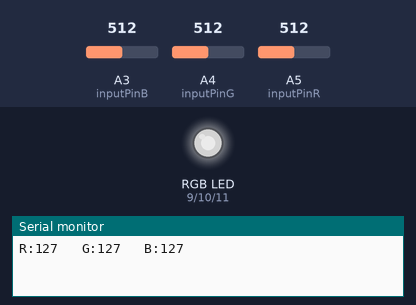
This sketch was run on a simulated Arduino Uno, built with avr-gcc and run on an emulated ATmega328P. On the bench: an RGB LED mixed from three pins (HIGH = lit), the last lines printed to the serial monitor. Inputs (shaded band) come from the test bench; at power-on: A3 (inputPinB) = 512, A4 (inputPinG) = 512, A5 (inputPinR) = 512. Dim RGB values are drawn brighter than linear.

Above: at 1.2 s.
1.3 s: A3 (inputPinB) set to 716
At 1.8 s:
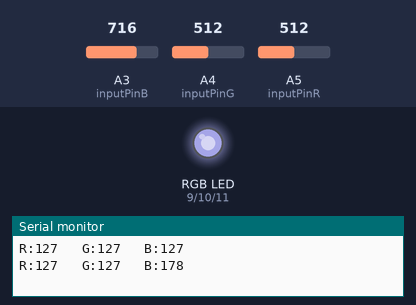
2.8 s: A4 (inputPinG) set to 716
At 4.0 s:
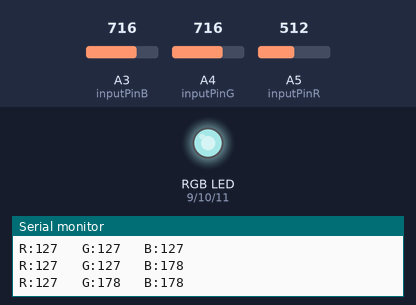
4.3 s: A5 (inputPinR) set to 716
At 5.3 s:
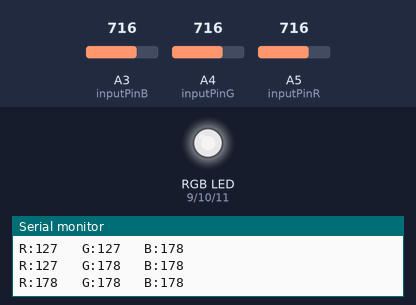
5.8 s: A3 (inputPinB) set to 900
At 6.4 s:
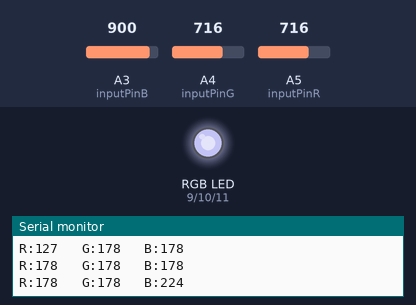
7.3 s: A4 (inputPinG) set to 900
At 7.6 s:
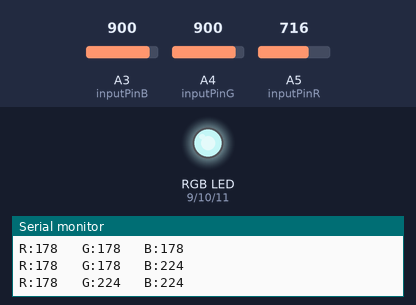
8.8 s: A5 (inputPinR) set to 900
At 9.9 s:
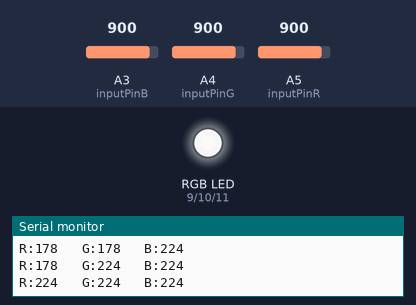
Timing chart, 0 to 11.3 s (numbered marks = the images above; inputs shaded):
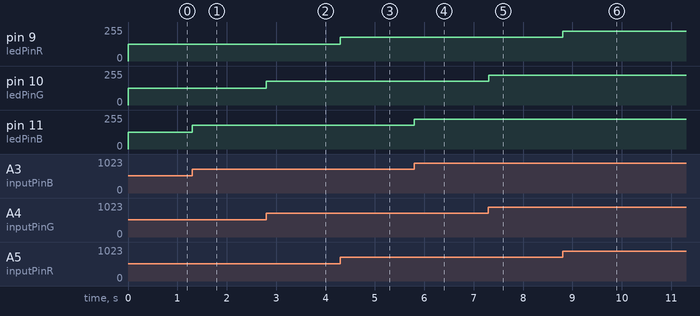

The sketch:

RGB_LED_potentiometer.ino
```cpp
// Pins for the 3 LED channels (R, G, B)
const int ledPinR = 9;
const int ledPinG = 10;
const int ledPinB = 11;

// Pins for the 3 potentiometer inputs (analog)
const int inputPinR = A5;
const int inputPinG = A4;
const int inputPinB = A3;

// Potentiometer values
int inputValueR = 0;
int inputValueG = 0;
int inputValueB = 0;

// Old LED values to be able to compare and filter flickering
int oldLedValueR = 0;
int oldLedValueG = 0;
int oldLedValueB = 0;

// Constants
const int serialBaud = 9600;
const int mapInputStart = 0;
const int mapInputEnd = 1023;
const int mapOutputStart = 0;
const int mapOutputEnd = 255;
const int flickerInterval = 1;
const int filterBottom = 20;
const int filterTop = 240;

// Initiate the pins and the Serial connection
void setup() {

  pinMode(ledPinR, OUTPUT);
  pinMode(ledPinG, OUTPUT);
  pinMode(ledPinB, OUTPUT);

  pinMode(inputPinR, INPUT);
  pinMode(inputPinG, INPUT);
  pinMode(inputPinB, INPUT);

  Serial.begin(serialBaud);
}

/*
  Take the analog inputs from the potentiometers.
  Convert it to analog outputs (from 0-1023 to 0-255).
  Filter the inputs to take into account the fluctuation between two adjacent values.
  Filter the upper and lower boundary to avoid flickering.
  Write the values into the RGB channels using PWM digital output to emulate an analog output.
*/
void loop() {

  inputValueR = analogRead(inputPinR);
  inputValueG = analogRead(inputPinG);
  inputValueB = analogRead(inputPinB);

  // Input mapping from 0-1023 to 0-255
  int ledValueR = map(inputValueR, mapInputStart, mapInputEnd, mapOutputStart, mapOutputEnd);
  int ledValueG = map(inputValueG, mapInputStart, mapInputEnd, mapOutputStart, mapOutputEnd);
  int ledValueB = map(inputValueB, mapInputStart, mapInputEnd, mapOutputStart, mapOutputEnd);

  // Input filtering for fluctuations
  if ((abs(ledValueR - oldLedValueR) > flickerInterval || abs(ledValueG - oldLedValueG) > flickerInterval || abs(ledValueB - oldLedValueB) > flickerInterval)) {

    oldLedValueR = ledValueR;
    oldLedValueG = ledValueG;
    oldLedValueB = ledValueB;

    // Output filtering for flickering
    if (ledValueR < filterBottom ) {
      analogWrite(ledPinR, 0);
    } else if (ledValueR > filterTop) {
      analogWrite(ledPinR, 255);
    } else {
      analogWrite(ledPinR, ledValueR);
    }

    if (ledValueG < filterBottom) {
      analogWrite(ledPinG, 0);
    } else if (ledValueG > filterTop) {
      analogWrite(ledPinG, 255);
    } else {
      analogWrite(ledPinG, ledValueG);
    }

    if (ledValueB < filterBottom) {
      analogWrite(ledPinB, 0);
    } else if (ledValueB > filterTop) {
      analogWrite(ledPinB, 255);
    } else{
      analogWrite(ledPinB, ledValueB);
    }

    // Serial print to show the actual values for creating custom colors
    Serial.println((String) "R:" + ledValueR + "   G:" + ledValueG + "   B:" + ledValueB);
  }
}
```

Measured:
- after the input at 1.3 s, pin 11 (ledPinB): 127/255 → 178/255 at once
- after the input at 2.8 s, pin 10 (ledPinG): 127/255 → 178/255 at once
- after the input at 4.3 s, pin 9 (ledPinR): 127/255 → 178/255 at once
- after the input at 5.8 s, pin 11 (ledPinB): 178/255 → 224/255 at once
- after the input at 7.3 s, pin 10 (ledPinG): 178/255 → 224/255 at once
- after the input at 8.8 s, pin 9 (ledPinR): 178/255 → 224/255 at once
